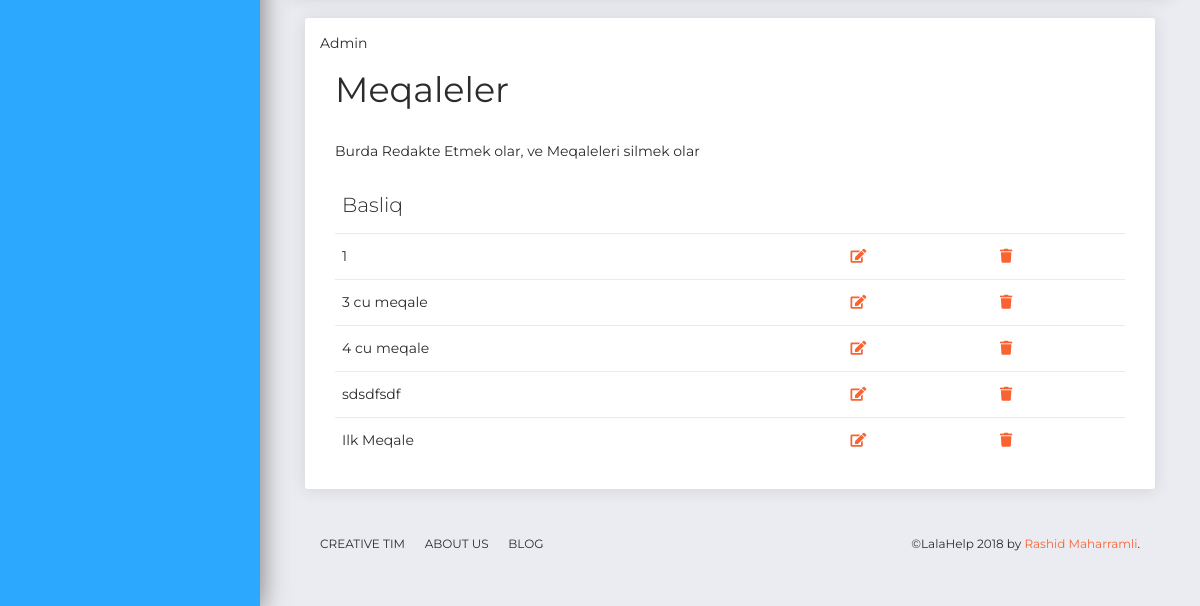
Before: /post/create/ (signed in, lower part) with the older database file.
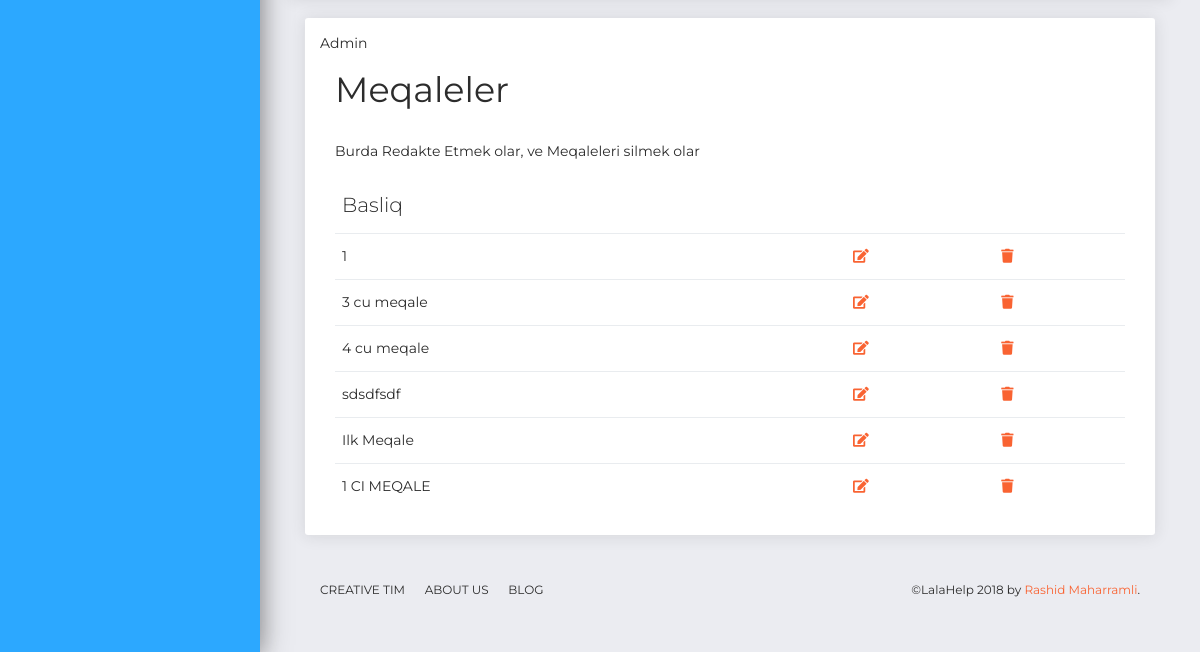
After: the same page with the newer database file.
### post/models.py (models this page shows, shortened)
class Post(models.Model):
    user = models.ForeignKey('auth.user', verbose_name="Yazar",default=1)
    title = models.CharField(max_length=120)
    category = models.CharField(max_length=100, blank=True)
    description = models.TextField()
    source = models.CharField(max_length=300, blank=True)
    person = models.CharField(max_length=50, blank=True)
    published = models.DateField( auto_now_add=True)
    image = models.FileField(null=True, blank=True )
    tag = models.CharField(max_length="200", blank=True )

### post/views.py (the view)
@login_required
def post_create(request):
    form = PostForm(request.POST or None, request.FILES or None)
    posts = Post.objects.all()
    if form.is_valid():
        post = form.save()
    context={
        'form':form,
        'posts':posts,
    }
    return render (request, 'post/meqale.html',context)

### templates/post/meqale.html (shortened to what this page needs)
<!DOCTYPE html>
<html lang="en">
{% load static%}
{% load crispy_forms_tags %}
<head>
  <link rel="stylesheet" href="https://cdnjs.cloudflare.com/ajax/libs/font-awesome/4.7.0/css/font-awesome.min.css">
  <link href="https://use.fontawesome.com/releases/v5.0.6/css/all.css" rel="stylesheet">
  <link href="/static/vendor/bootstrap/css/bootstrap.min.css" rel="stylesheet" />
  <link href="/static/css/now-ui-dashboard.css?v=1.1.0" rel="stylesheet" />
</head>
<body class="">
  <div class="wrapper ">
    <div class="sidebar" data-color="blue">
    </div>
    <div class="main-panel">
      <div class="content">
        <div class="row">
          <div class="col-md-12">
            <div class="col-md-12">
                    <div class="card ">
                      <div class="card-header ">
                       Admin
                      </div>
                      <div class="card-body ">
                            <div class="container">
                                    <h2>Meqaleler</h2>
                                    <p>Burda Redakte Etmek olar, ve Meqaleleri silmek olar</p>
                                    <table class="table">
                                      <thead>
                                        <tr>
                                          <th>Basliq</th>
                                        </tr>
                                      </thead>
                                      <tbody>
                                            {% for post in posts %}
                                        <tr>
                                          <td>{{post.title}}</td>
                                          <td> <a href="{% url 'blog:update' post.id %}">
                                                <i class="fa fa-edit"></i>
                                              </a> </td>
                                              <td>
                                                    <a href="{% url 'blog:delete' post.id %}">
                                                            <i class="fa fa-trash"></i>
                                              </td>
                                        </tr>
                                        {% endfor %}
                                      </tbody>
                                    </table>
                                  </div>
                      </div>
                    </div>
          </div>
        </div>
      </div>
      <footer class="footer">
        <div class="container-fluid">
          <nav>
            <ul>
              <li>
                <a href="https://www.creative-tim.com">
                  Creative Tim
                </a>
              </li>
              <li>
                <a href="http://presentation.creative-tim.com">
                  About Us
                </a>
              </li>
              <li>
                <a href="http://blog.creative-tim.com">
                  Blog
                </a>
              </li>
            </ul>
          </nav>
          <div class="copyright">
            &copy;LalaHelp
            by
            <a href="#" target="_blank">Rashid Maharramli</a>.
          </div>
        </div>
      </footer>
    </div>
  </div>
</body>
</html>

Changed rows visible on the page:
added Post: title "1 CI MEQALE"
